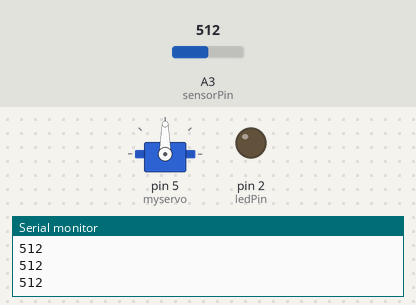
The sketch below on a simulated Arduino Uno, built with avr-gcc and run on an emulated ATmega328P. Shown: servo, output pins drawn as LEDs (lit = HIGH), the last lines printed to the serial monitor. The inputs (shaded band) are chosen by the test bench; at power-on: A3 (sensorPin) = 512.

Above: at 1.2 s.
1.3 s: A3 (sensorPin) set to 0
At 3.6 s:
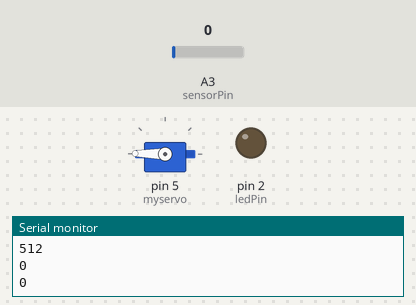
At 7.8 s:
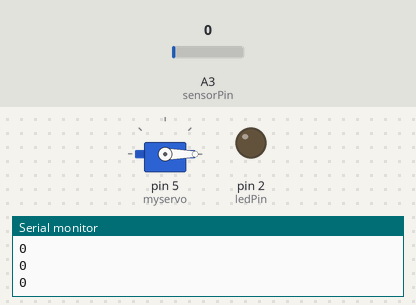
Timing chart, 0 to 9.3 s (numbered marks = the images above; inputs shaded):
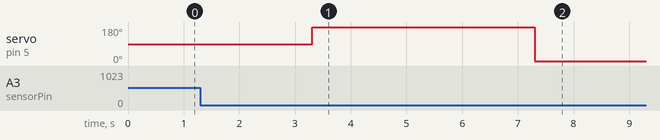

The sketch:

arduino_servo_modified2.ino
```cpp
#include <Servo.h>

Servo myservo;  // create servo object to control a servo

const int sensorPin= A3;
const int ledPin= 2;

const int threshold= 1;
const int lockAngle = 179;
const int unlockAngle = 0;

const int lockStateLocked = 0;
const int lockStateUnlocked = 1;

int lockStateDelay = 3000;
int knockCountDelay = 2000;
int knockCountRequired = 2;

int lockState;
int knockCount;

void servoLock()
{
 myservo.write(lockAngle);
 //SoftwareServo::refresh();
}

void servoUnlock()
{
  myservo.write(unlockAngle);
  //SoftwareServo::refresh();
}


void setup()
{
pinMode(ledPin, OUTPUT);
lockState = lockStateUnlocked;
knockCount = 0;

digitalWrite(ledPin,LOW);

myservo.attach(5);  // attaches the servo on pin 5 to the servo object
Serial.begin(9600);
}


void loop()
{
int val= analogRead(sensorPin);
 //val = map(val, 0, 1023, 0, 179);
 Serial.println(val);

if (val < threshold)
{
  //digitalWrite(ledPin,HIGH);
  // knock detected

  knockCount++;
  checkKnockCount();

} else {
 digitalWrite(ledPin,LOW);
}

}


void checkKnockCount(){

  if (knockCount==knockCountRequired) {
      if (lockState==lockStateUnlocked) {
        // unlock door
        lockState=lockStateLocked;
      } else if  (lockState==lockStateLocked) {
        // lock door
        lockState=lockStateUnlocked;
      }

      updateLockState();

      knockCount=0;
  }

  delay(knockCountDelay);

}

void updateLockState(){
  if (lockState==lockStateUnlocked) {
  // unlock door
  servoUnlock();

} else if  (lockState==lockStateLocked) {
  // lock door
  servoLock();

}

 // delay(lockStateDelay);
}
```

Measured:
- after the input at 1.3 s, servo on pin 5 (myservo): 90° → 179° after 2.0 s, → 0° 4.0 s later
